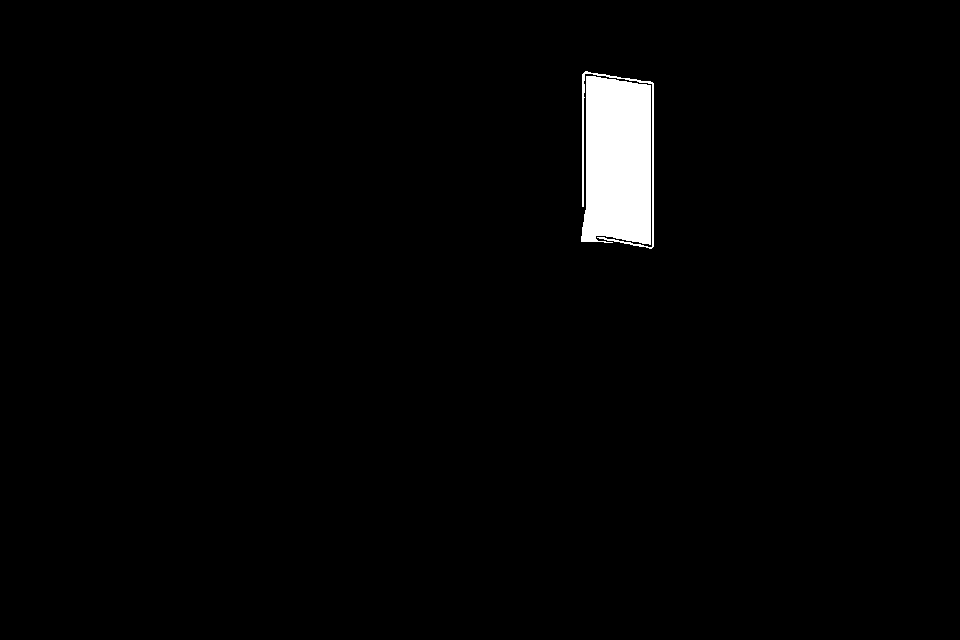
#> input picture stage4/assets/level4-bathroom/bathroom-secret-panel-approved-mask-v1.png, 960 x 640 px, found by its file name
$ python rebuild_panel_without_fringes.py
#> lines starting #> are read from the running program, lines starting #| are printed output that depends on the picture; after the words box and inside, x2 and y2 are one past the last pixel; in counts of white or black regions, pixels touching at a corner belong together
from pathlib import Path
from collections import deque

from PIL import Image, ImageFilter


ROOT = Path(__file__).resolve().parents[2]
ASSET_DIR = ROOT / "assets" / "stage4" / "level4-bathroom"

MASK_SOURCE = ASSET_DIR / "bathroom-secret-panel-approved-mask-v1.png"
SHEET_SOURCE = ASSET_DIR / "bathroom-secret-panel-animation-approved-v1.png"
TRASH_SOURCE = ASSET_DIR / "bathroom-secret-panel-trash-foreground-v2.png"

MASK_OUTPUT = ASSET_DIR / "bathroom-secret-panel-approved-mask-v6.png"
SHEET_OUTPUT = ASSET_DIR / "bathroom-secret-panel-animation-approved-v6.png"

SOURCE_PANEL_BOX = (581, 71, 654, 249)
PADDING = 1
PANEL_BOX = (
    SOURCE_PANEL_BOX[0] - PADDING,
    SOURCE_PANEL_BOX[1] - PADDING,
    SOURCE_PANEL_BOX[2] + PADDING,
    SOURCE_PANEL_BOX[3] + PADDING,
)
SOURCE_FRAME_WIDTH = 73
SOURCE_FRAME_HEIGHT = 178
FRAME_WIDTH = SOURCE_FRAME_WIDTH + PADDING * 2
FRAME_HEIGHT = SOURCE_FRAME_HEIGHT + PADDING * 2
FRAME_COUNT = 16


def fill_internal_holes(mask: Image.Image) -> Image.Image:
    """Fill only zero-valued regions that cannot reach the image boundary."""
    pixels = mask.load()
    width, height = mask.size
    exterior = set()
    queue = deque()

    for x in range(width):
        if pixels[x, 0] == 0:
            queue.append((x, 0))
        if pixels[x, height - 1] == 0:
            queue.append((x, height - 1))
    for y in range(height):
        if pixels[0, y] == 0:
            queue.append((0, y))
        if pixels[width - 1, y] == 0:
            queue.append((width - 1, y))

    while queue:
        point = queue.popleft()
        if point in exterior:
            continue
        x, y = point
        if pixels[x, y] != 0:
            continue
        exterior.add(point)
        for nx, ny in ((x - 1, y), (x + 1, y), (x, y - 1), (x, y + 1)):
            if 0 <= nx < width and 0 <= ny < height and (nx, ny) not in exterior:
                queue.append((nx, ny))

    result = mask.copy()
    output = result.load()
    for y in range(height):
        for x in range(width):
            if pixels[x, y] == 0 and (x, y) not in exterior:
                output[x, y] = 255
    return result


def nearest_visible_color(frame: Image.Image, x: int, y: int, radius: int = 6):
    pixels = frame.load()
    width, height = frame.size
    best = None
    best_distance = 10_000
    for dy in range(-radius, radius + 1):
        for dx in range(-radius, radius + 1):
            sx, sy = x + dx, y + dy
            if not (0 <= sx < width and 0 <= sy < height):
                continue
            color = pixels[sx, sy]
            if color[3] == 0:
                continue
            distance = dx * dx + dy * dy
            if distance < best_distance:
                best = color[:3]
                best_distance = distance
    return best or (0, 0, 0)


def nearest_interior_color(frame: Image.Image, interior: Image.Image, x: int, y: int, radius: int = 7):
    pixels = frame.load()
    interior_pixels = interior.load()
    width, height = frame.size
    best = None
    best_distance = 10_000
    for dy in range(-radius, radius + 1):
        for dx in range(-radius, radius + 1):
            sx, sy = x + dx, y + dy
            if not (0 <= sx < width and 0 <= sy < height):
                continue
            if not interior_pixels[sx, sy] or pixels[sx, sy][3] == 0:
                continue
            distance = dx * dx + dy * dy
            if distance < best_distance:
                best = pixels[sx, sy][:3]
                best_distance = distance
    return best


mask_full = Image.open(MASK_SOURCE).convert("L")
#> mask_full is the input picture: PIL image 960x640 L; 1.9% white; 2 white regions, box (x1, y1, x2, y2) and area: (581, 76, 651, 245) 10521, (582, 71, 654, 249) 864
mask_crop = mask_full.crop(PANEL_BOX)
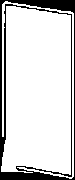
#> mask_crop: PIL image 75x180 L; 84.3% white; 1 black region, box (x1, y1, x2, y2) and area: (0, 0, 75, 180) 2115

# The original literal trace left its dark outline as transparent pixels. Fill
# only those internal holes. Do not dilate or expand the approved outer edge.
solid_mask = fill_internal_holes(mask_crop)
#> the loop in fill_internal_holes, `while queue:` made 5198 passes
#> (x, y) on passes 1 to 3: (0, 0), (0, 179), (1, 0)
#> after the loop in fill_internal_holes, `while queue:`: exterior = 2115 items
# One pixel of bleed covers the pale seam immediately outside the approved
# trace. This is antialias cleanup, not the multi-pixel expansion that made the
# earlier opening visibly oversized.
solid_mask = solid_mask.filter(ImageFilter.MaxFilter(3))
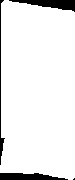
#> solid_mask: PIL image 75x180 L; 92.7% white; 4 black regions (1 under 20 px), largest, box (x1, y1, x2, y2) and area: (9, 0, 75, 12) 405, (0, 173, 68, 180) 363, (0, 0, 5, 165) 208
solid_mask = solid_mask.point(lambda value: 255 if value else 0)

# Do not redraw the trash can. Remove its exact sprite silhouette (plus one
# safety pixel) from every animation frame, leaving the pristine base-room
# trash art visible throughout the animation.
#> (the run stopped early here; a loop or call above may not have finished)
